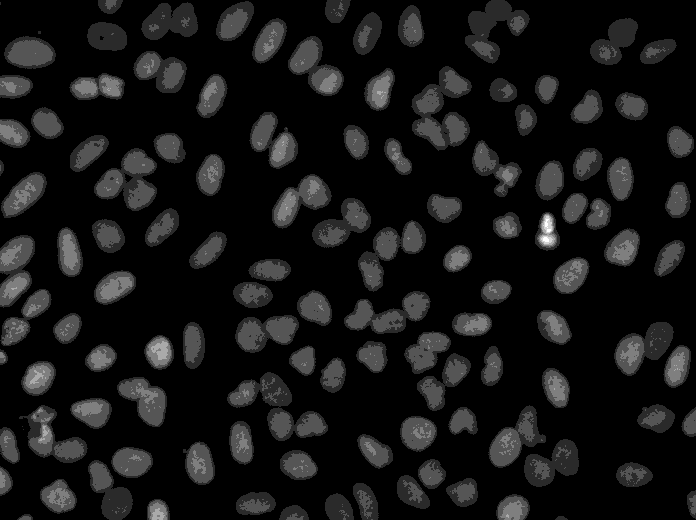
#> input picture CellLite空间网页版/验证输入/07_真实U2OS细胞核_原始16位.tif, 696 x 520 px
$ python -i microscopy.py   (imports and definitions only)
#> lines starting #> are read from the running program, lines starting #| are printed output that depends on the picture; after the words box and inside, x2 and y2 are one past the last pixel; in counts of white or black regions, pixels touching at a corner belong together
#> further down, picture is the input picture: shape (520, 696); min 0, max 6, mean 0.509
"""Deterministic microscopy baseline: threshold, distance watershed and measurements."""
import hashlib
import html
import io
import json
import zipfile
from datetime import datetime,timezone
import numpy as np
import pandas as pd
from PIL import Image,ImageOps,ImageDraw
from scipy import ndimage as ndi
from skimage.color import rgb2gray,label2rgb
from skimage.filters import threshold_otsu,threshold_local,gaussian
from skimage.feature import peak_local_max
from skimage.measure import regionprops
from skimage.segmentation import watershed,find_boundaries

VERSION='3.0.0-microscopy'
MAX_PIXELS=12000000


def inspect_image(raw):
    with Image.open(io.BytesIO(raw)) as image:
        return {'frames':getattr(image,'n_frames',1),'width':image.width,'height':image.height,'mode':image.mode}


# [19 lines left out: function load_image, not called in this run]


def segment(gray,polarity='亮目标／暗背景',method='自动全局阈值',factor=.85,min_area=30,max_area=10000,
            min_distance=8,exclude_border=True,background_correction=False):
#> called with polarity = '亮目标／暗背景', method = '自动全局阈值', factor = 0.85, min_area = 30, max_area = 10000, min_distance = 8, exclude_border = True, background_correction = False
    if min_area<1 or max_area<min_area:raise ValueError('面积上限不能小于面积下限。')
    work=1-gray if polarity=='暗目标／亮背景' else gray.copy()
    work=gaussian(work,sigma=1,preserve_range=True)
    if background_correction:
        work=np.maximum(work-gaussian(work,sigma=20,preserve_range=True),0)
        if work.max()>0:work/=work.max()
    if np.ptp(work)<1e-8:return np.zeros(gray.shape,np.int32),{'threshold':None,'candidates':0,'excluded_edge':0,'excluded_area':0}
    threshold=float(threshold_otsu(work))*factor
#> threshold = 0.762
    if method=='背景不均匀局部阈值':
        block=min(51,min(gray.shape)//2*2-1)
        if block<3:raise ValueError('图像尺寸太小，不能使用局部阈值。')
        mask=work>threshold_local(work,block,offset=-.01)*factor
    else:mask=work>threshold
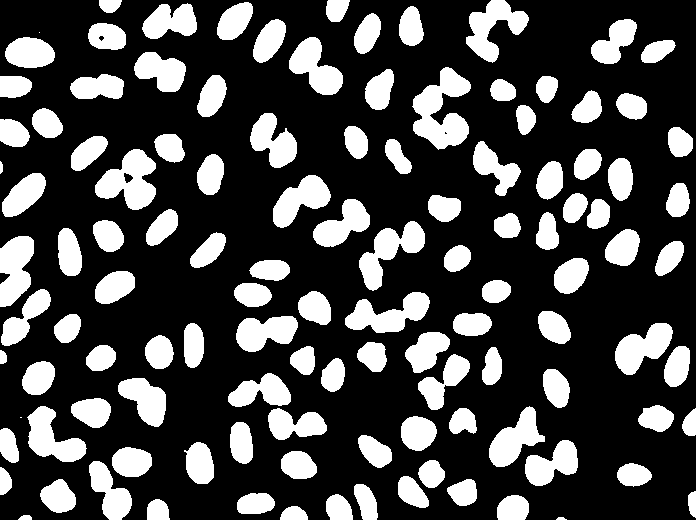
#> mask: shape (520, 696) bool; 27.7% white; 118 white regions (2 under 20 px), largest, box (x1, y1, x2, y2) and area: (412, 67, 471, 150) 2710, (95, 149, 156, 210) 2167, (359, 221, 425, 291) 1936
    mask=ndi.binary_fill_holes(mask)
#> mask: shape (520, 696) bool; 27.8% white; 118 white regions (2 under 20 px), largest, box (x1, y1, x2, y2) and area: (412, 67, 471, 150) 2713, (95, 149, 156, 210) 2224, (359, 221, 425, 291) 1936
    components,n=ndi.label(mask)
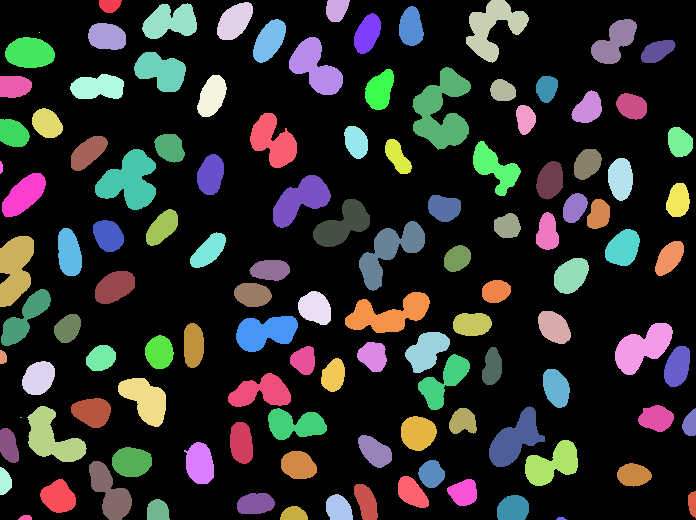
#> components: shape (520, 696) int32; 119 distinct labels, from 0 to 118; one colour per label, 0 black
#> n = 118
    sizes=np.bincount(components.ravel())
#> sizes = 119 values, max 261418 at index 0, min 1 at index 11, mean 3041.3
    mask&=sizes[components]>=min_area
    distance=ndi.distance_transform_edt(mask)
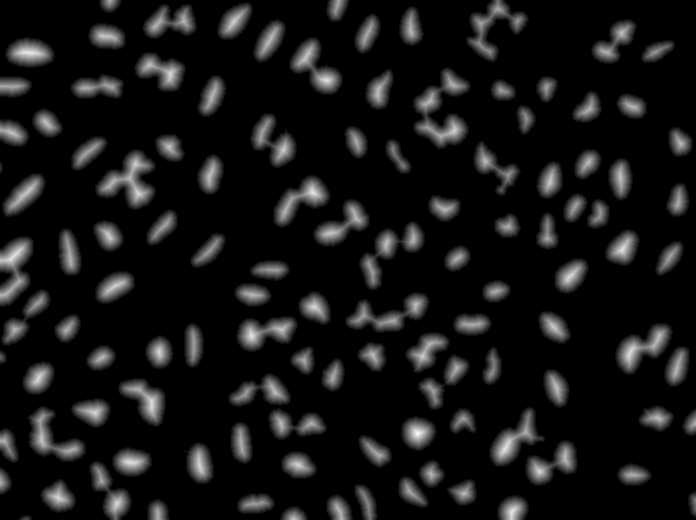
#> distance: shape (520, 696) float64; min 0, max 16.76, mean 1.41; drawn with min black and max white
    smooth=gaussian(distance,sigma=.7,preserve_range=True)
    peaks=peak_local_max(smooth,min_distance=int(min_distance),labels=mask.astype(np.uint8),exclude_border=False)
#> peaks = 153 pairs, first value 0 to 519, second value 0 to 695
    markers=np.zeros(gray.shape,np.int32)
    for i,(y,x) in enumerate(peaks,1):markers[y,x]=i
#> this loop made 153 passes
#> (y, x) on passes 1 to 3: (433, 417), (52, 27), (335, 251)
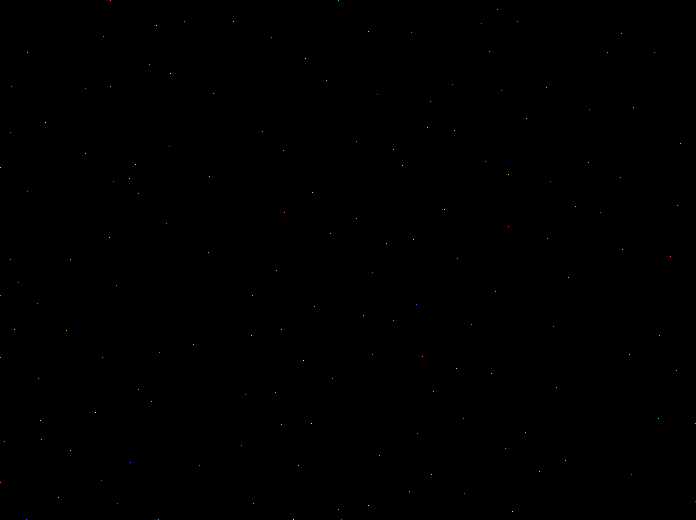
#> markers: shape (520, 696) int32; 154 distinct labels, from 0 to 153; one colour per label, 0 black
    # Ensure every foreground component has at least one seed.
    components,n=ndi.label(mask);next_id=int(markers.max())+1
#> after `components, n = ndi.label(mask)`:
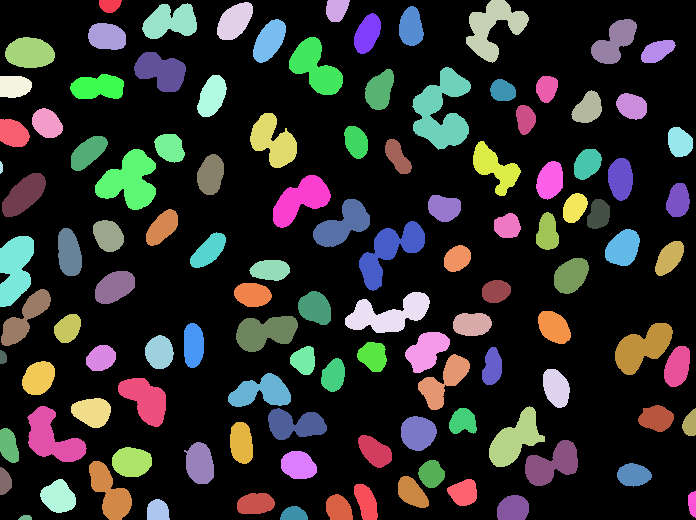
#> components: shape (520, 696) int32; 116 distinct labels, from 0 to 115; one colour per label, 0 black
#> after `components, n = ndi.label(mask)`: n = 115
#> after `next_id = int(markers.max()) + 1`: next_id = 154
    for region_id,part in enumerate(ndi.find_objects(components),1):
        if part is None:continue
        area=components[part]==region_id
        if not markers[part][area].any():
            y,x=np.unravel_index(np.argmax(np.where(area,distance[part],-1)),area.shape)
            markers[part][y,x]=next_id;next_id+=1
#> this loop made 115 passes
#> after the loop, next_id = 154
    labels=watershed(-smooth,markers,mask=mask).astype(np.int32)
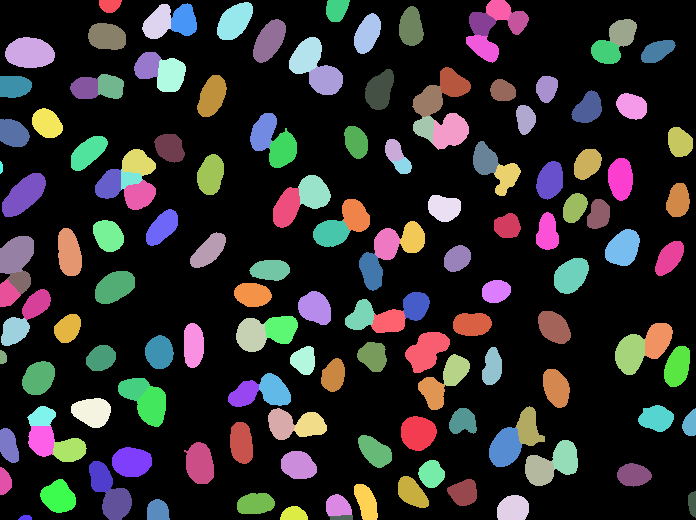
#> labels: shape (520, 696) int32; 154 distinct labels, from 0 to 153; one colour per label, 0 black
    stats={'threshold':threshold,'candidates':int(labels.max()),'excluded_edge':0,'excluded_area':0}
#> stats = {'threshold': 0.762, 'candidates': 153, 'excluded_edge': 0, 'excluded_area': 0}
    edge_ids=set(np.unique(np.r_[labels[0],labels[-1],labels[:,0],labels[:,-1]]))-{0}
#> edge_ids = 20 items
    remove=[]
    for region in regionprops(labels):
        if exclude_border and region.label in edge_ids:
            stats['excluded_edge']+=1;remove.append(region.label)
        elif region.area<min_area or region.area>max_area:
            stats['excluded_area']+=1;remove.append(region.label)
#> after the loop, remove = [4, 9, 14, 33, 45, 77, 79, 84, 88, 93, 103, 108, 114, 117, 119, 147, 148, 151, 152, 153]; stats = {'threshold': 0.762, 'candidates': 153, 'excluded_edge': 20, 'excluded_area': 0}
    labels[np.isin(labels,remove)]=0
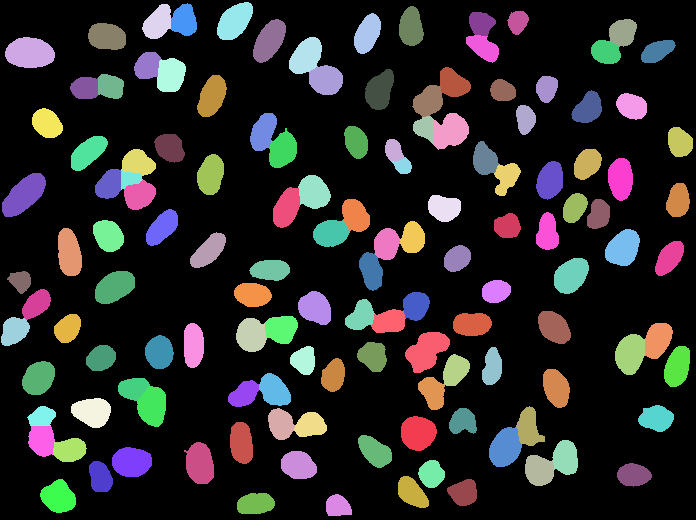
#> labels: shape (520, 696) int32; 134 distinct labels, from 0 to 150; one colour per label, 0 black
    return labels,stats


# [25 lines left out: functions measurements, overlay, not called in this run]


def image_bytes(image,format='PNG'):
    out=io.BytesIO();image.save(out,format=format);return out.getvalue()


# [16 lines left out: function export_image_result, not called in this run]

>>> import cv2
>>> picture = cv2.imread('验证输入/07_真实U2OS细胞核_原始16位.tif', cv2.IMREAD_GRAYSCALE)
>>> result = segment(picture)
